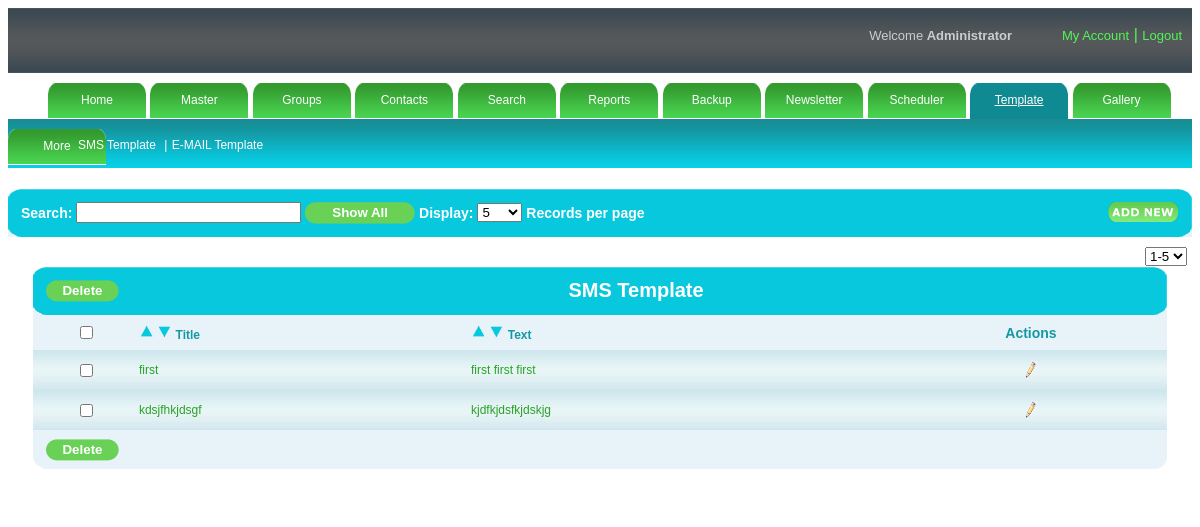
The app's page /admin/smstemp.php (signed in) with its own data.
### tables this page shows
CREATE TABLE IF NOT EXISTS `setting` (
  `rpp` varchar(100) NOT NULL,
  `eid` varchar(100) NOT NULL,
  `mask` varchar(500) NOT NULL
);

CREATE TABLE IF NOT EXISTS `sms_template` (
  `sms_id` int(11) NOT NULL AUTO_INCREMENT,
  `sms_title` varchar(500) NOT NULL,
  `sms_text` varchar(1000) NOT NULL,
  PRIMARY KEY (`sms_id`)
);

### admin/rights.php (called while the page is built, shortened)
<?php
$s="select * from sysadmin where username='".$_SESSION['user']."'";
$rs=mysql_query($s);
$p=mysql_fetch_array($rs);
$subrights=explode(",",$p['subrights']);
?>

### admin/smstemp.php (the view, shortened to what this page needs)
<!DOCTYPE html PUBLIC "-//W3C//DTD XHTML 1.0 Transitional//EN" "http://www.w3.org/TR/xhtml1/DTD/xhtml1-transitional.dtd">
<html xmlns="http://www.w3.org/1999/xhtml">
<head>
<link href="style.css" rel="stylesheet" media="screen" /><script type="text/javascript" src="validation.js"></script>
<link rel="stylesheet" type="text/css" href="mouseovertabs.css" />
<link href="dhtmlgoodies_calendar.css" rel="stylesheet" type="text/css" />
</head>
<body>
<?php include("header.php");?>
<?php include("menu.php");?>
<div id="submenu" >
<?php
				for($i=0;$i<count($rights);$i++)
				{
					if($rights[$i]=="14")
					{
						$flag=1;
					}
				}
				if($flag==1)
				{?>
<div >
<ul>
	<li class="submenuitem"><a href="smstemp.php">SMS Template </a> |</li>
    <li class="submenuitem"><a href="emailtemp.php">E-MAIL Template </a> </li>
</ul>
</div>
<?php	$flag=0;
				}
?>
</div>
<div id="maincontent">
    <div id="searchbar">
    <table border="0" cellpadding="0" cellspacing="0" width="100%">
        <tr>
        <td colspan="5">
            <table width="100%" cellpadding="0" cellspacing="0" border="0">
            <tr>
                <th><img src="images/tableheadleft.png" /></th>
                <th class="thbackground12" width="100%">Search:
                <input type="text" size="25" id="txtsearch" name="txtsearch" value="" onKeyUp="javascript:tsearch()"  />
                <input type="button"  value="Show All" class="regbtn1" size="40" onclick="javascript:showall();"/>
                Display:
                    <select onchange="recperpage()" id="sel_limit">
                    <?php
						$sql="select * from setting";
						$res=mysql_query($sql);
						$row1=mysql_fetch_array($res);
						$a=$row1[0];
						$a=explode(",",$a);
						for($i=0;$i<count($a);$i++)
						{
						?>
                   <option value="<?php echo $a[$i];?>"><?php echo $a[$i];?></option>
        <?php } ?>
                    </select>
                    Records per page
                     <?php
		$flag=0;
		include("rights.php");
		for($i=0;$i<count($subrights);$i++)
		{
			if($subrights[$i]=="14.1")
			{
				$flag=1;
			}
		}
		if($flag==1)
		{		?>
                <div class="floatright"><a onclick="javascript:addrecord();"><img src="images/addnew.png"  class="noborder"/></a></div>
   <?php } ?>
                </th>
                <th><img src="images/tableheadright.png" /></th>
            </tr>
            </table>
            </td>
        </tr>
       </table>
    </div>
    <div id="content">
	<?php include_once("pagingsmstemp.php");?>
    </div>
<div id="blank"></div>
</body>
</html>

### admin/smstemp_content.php (shortened to what this page needs)
<div id="table">
    	<table border="0" cellpadding="0" cellspacing="0" width="100%">
        <tr>
        <td colspan="6">
            <table width="100%" cellpadding="0" cellspacing="0" border="0">
            <tr>
                <th><img src="images/tableheadleft.png" /></th>
                <th class="thbackground"  align="left">
                   <?php
				$flag=0;
				include("rights.php");
				for($i=0;$i<count($subrights);$i++)
				{
					if($subrights[$i]=="14.3")
					{
						$flag=1;
					}
				}
				if($flag==1)
				{?>
                  <input type="button" onClick="javascript:mdelete(<?php echo $page-1; ?>,<?php echo $page_no_start; ?>,0,<?php echo $lastpage; ?>,<?php echo $last_page_rec; ?>,<?php echo $rec_limit; ?>);" value="Delete" class="regbtn" class="regbtn"><?php } ?></th>
           <th class="thbackground" width="100%"> SMS Template
                </th>
                <th><img src="images/tableheadright.png" /></th>
            </tr>
            </table>
            </td>
        </tr>
        <tr>
        <td class="tabletitle"><input type="checkbox" name="check" id="check"  onclick="checkall_none();"/></td>
              			<td class="tabletitle1" align="left"><a onClick="desc(<?php echo '1';?>,<?php echo $page-1; ?>,<?php echo $page_no_start; ?>,0,<?php echo $lastpage; ?>,<?php echo $last_page_rec; ?>,<?php echo $rec_limit; ?>)"><img src="images/up.png" height="15" width="15" title="Descending" /></a>
                        <a onClick="asc(<?php echo '1';?>,<?php echo $page-1; ?>,<?php echo $page_no_start; ?>,0,<?php echo $lastpage; ?>,<?php echo $last_page_rec; ?>,<?php echo $rec_limit; ?>)"><img src="images/down.png" height="15" width="15" title="Ascending"/></a>
              			Title</td>
                <td class="tabletitle1" align="left"><a onClick="desc(<?php echo '2';?>,<?php echo $page-1; ?>,<?php echo $page_no_start; ?>,0,<?php echo $lastpage; ?>,<?php echo $last_page_rec; ?>,<?php echo $rec_limit; ?>)"><img src="images/up.png" height="15" width="15" title="Descending" /></a>
                        <a onClick="asc(<?php echo '2';?>,<?php echo $page-1; ?>,<?php echo $page_no_start; ?>,0,<?php echo $lastpage; ?>,<?php echo $last_page_rec; ?>,<?php echo $rec_limit; ?>)"><img src="images/down.png" height="15" width="15" title="Ascending"/></a>
              			Text</td>
            <td class="tabletitle">Actions</td>
        </tr>
             <?php
			if(isset($_REQUEST['search']))
			{
				$search=$_REQUEST['search'];
			}
			else
			{
				$search="";
			}
			if(isset($_REQUEST['order']))
			{
				$sql ="select a.sms_id,a.sms_title,a.sms_text from (select sms_id,sms_title,sms_text from sms_template where sms_title like '%".$search."%' limit $offset,$rec_limit) a order by ".$_REQUEST['field']." ".$_REQUEST['order'];
			}
			else
			{
				$sql ="select sms_id,sms_title,sms_text from sms_template where sms_title like '%".$search."%' limit $offset,$rec_limit";
			}
			$res = mysql_query($sql);
			while($row = mysql_fetch_object($res))
			{
			?>
			<tr>
        	<td class="tdbg"><input type="checkbox" name="C1_<?php echo $row->sms_id;?>"  id="C1_<?php echo $row->sms_id;?>" /></td>
            <td class="tdbg1"><?php echo stripslashes($row->sms_title);?></td>
            <td class="tdbg1"><?php echo stripslashes($row->sms_text); ?></td>
                <td class="tdbg1">
                <table align="center" cellpadding="5" cellspacing="5">
                <tr>
                	<td class="tdaction">
                    <?php
				$flag=0;
			include("rights.php");
				for($i=0;$i<count($subrights);$i++)
				{
					if($subrights[$i]=="14.2")
					{
						$flag=1;
					}
				}
				if($flag==1)
				{?>
           <div align="center"><a onClick="javascript:update(<?php echo $row->sms_id;?>,<?php echo $page-1; ?>,<?php echo $page_no_start; ?>,0,<?php echo $lastpage; ?>,<?php echo $last_page_rec; ?>,<?php echo $rec_limit; ?>)"><img src="images/edit-icon.png" title="Edit"/></a></div> <?php } ?>
            		</td>
               	</tr>
                </table>
                </td>
            </tr>
            <?php
}
?>
        <tr>
        <td colspan="6">
            <table width="100%" cellpadding="0" cellspacing="0" border="0">
            <tr>
                <th><img src="images/tablefootright.png" /></th>
                <th class="thbackground1" width="100%" align="left">
                   <?php
				$flag=0;
				include("rights.php");
				for($i=0;$i<count($subrights);$i++)
				{
					if($subrights[$i]=="14.3")
					{
						$flag=1;
					}
				}
				if($flag==1)
				{?>
                  <input type="button" onClick="javascript:mdelete(<?php echo $page-1; ?>,<?php echo $page_no_start; ?>,0,<?php echo $lastpage; ?>,<?php echo $last_page_rec; ?>,<?php echo $rec_limit; ?>);" value="Delete" class="regbtn" class="regbtn"><?php } ?>
                </th>
                <th><img src="images/tablefootleft.png" /></th>
            </tr>
            </table>
        </td>
        </tr>
        </table>
    </div>
</div>

### admin/style.css (style rules this page uses)
body { font-family:Verdana, Arial, Helvetica, sans-serif; }
.regbtn { background:url(images/btn.png) no-repeat; border:none; color:#FFFFFF; width:73px; font-weight:bolder; height:22px; vertical-align:text-top; }
.regbtn1 { background:url(images/btn1.png) no-repeat; border:none; color:#FFFFFF; width:110px; font-weight:bolder; height:22px; }
#submenu ul { display:inline-block; padding-left:70px; }
.submenuitem { list-style-type:none; color:#FFFFFF; font-size:12px; display:inline-block; font:Verdana, Arial, Helvetica, sans-serif; }
.submenuitem a { text-decoration:none; color:#FFFFFF; margin-right:5px; }
.tdbg { background:url(images/tdbg.png); height:40px; border:none; color:#1499a4; font-size:12px; text-align:center; }
.tdbg1 { background:url(images/tdbg.png); height:40px; border:none; color:#28a227; font-size:12px; text-align:left; }
.tdaction a img { border:none; }
#submenu { background:url(images/submenu.png); width:auto; height:49px; }
#content { margin:auto; background-color:#FFFFFF; width:auto; padding-top:10px; }
#maincontent { z-index:99; margin:auto; background-color:#FFFFFF; width:auto; padding-top:20px; }
.thbackground { background:url(images/tablehead.png); border:none; color:#FFFFFF; font-size:20px; text-align:center; }
.thbackground12 { background:url(images/tablehead.png); border:none; color:#FFFFFF; font-size:14px; text-align:left; }
.thbackground1 { background-color:#e8f3f9; }
#table { padding-left:25px; padding-top:15px; padding-right:25px; }
.noborder { border:none; }
.tabletitle { color:#1499a4; font-size:14px; font-weight:bold; text-align:center; height:35px; background-color:#e8f3f9; }
.tabletitle1 { color:#1499a4; font-size:14px; font-weight:bold; font-size:12px; text-align:left; height:35px; background-color:#e8f3f9; }
#blank { height:30px; width:auto; background-color:#FFFFFF; }
.floatright { float:right; }

### records on screen
setting: rpp "5"
sms_template: sms_title "first", sms_text "first first first"
sms_template: sms_title "kdsjfhkjdsgf", sms_text "kjdfkjdsfkjdskjg"

### other values on screen
form field value "1-5"
